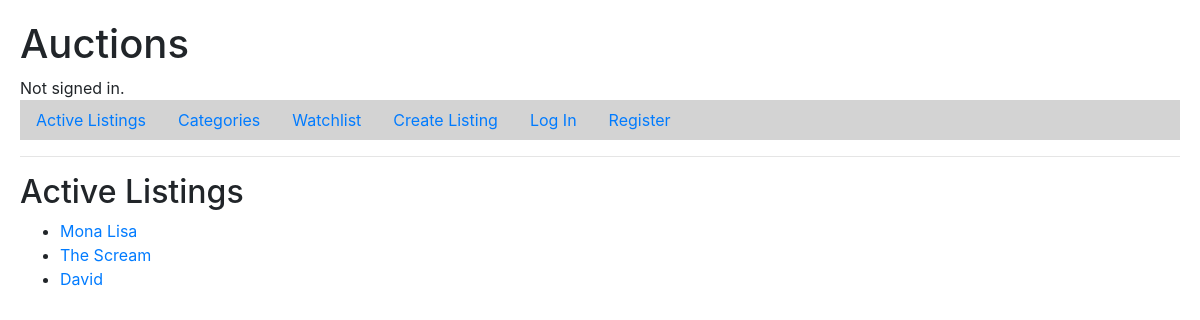
/, run on an earlier commit of the app's database.
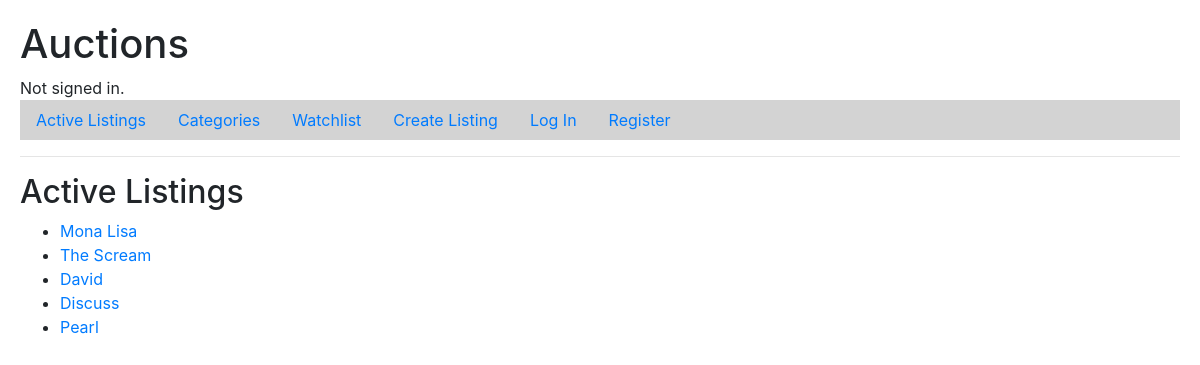
And on a later commit of the database.
### auctions/models.py (models this page shows, shortened)
class Listing (models.Model):
    Title=models.CharField(max_length=64)
    Artist=models.CharField(max_length=64)
    Description = models.TextField(blank=True)
    StartBidAmount=models.FloatField()
    Image=models.ImageField(upload_to='listing')
    ItemCategory=models.ForeignKey(ItemCategory, on_delete=models.CASCADE)
    ListedOn= models.DateTimeField(auto_now_add=True)
    Status=models.BooleanField(default=True)
    ListedBy= models.ForeignKey(User, on_delete=models.CASCADE)
    def __str__(self):
        return self.Title

### auctions/views.py (the view)
# urls.py: path("", views.index, name="index"),
def index(request):
    return render(request, "auctions/index.html",{
        "listings": Listing.objects.filter(Status=True)   #Listing.objects.exclude(Listing.Status=False).all()
    })

### auctions/templates/auctions/index.html
{% extends "auctions/layout.html" %}
{% block body %}
    <h2>Active Listings</h2>
    <ul>
    {% for l in listings %}
        <li>
            <a href="{% url 'listing' l.id %}">
                {{ l }}
        </li>
    {% endfor %}
    </ul>
{% endblock %}

What changed in the data, as far as the page shows it:
added Listing: Title "Discuss"
added Listing: Title "Pearl"
